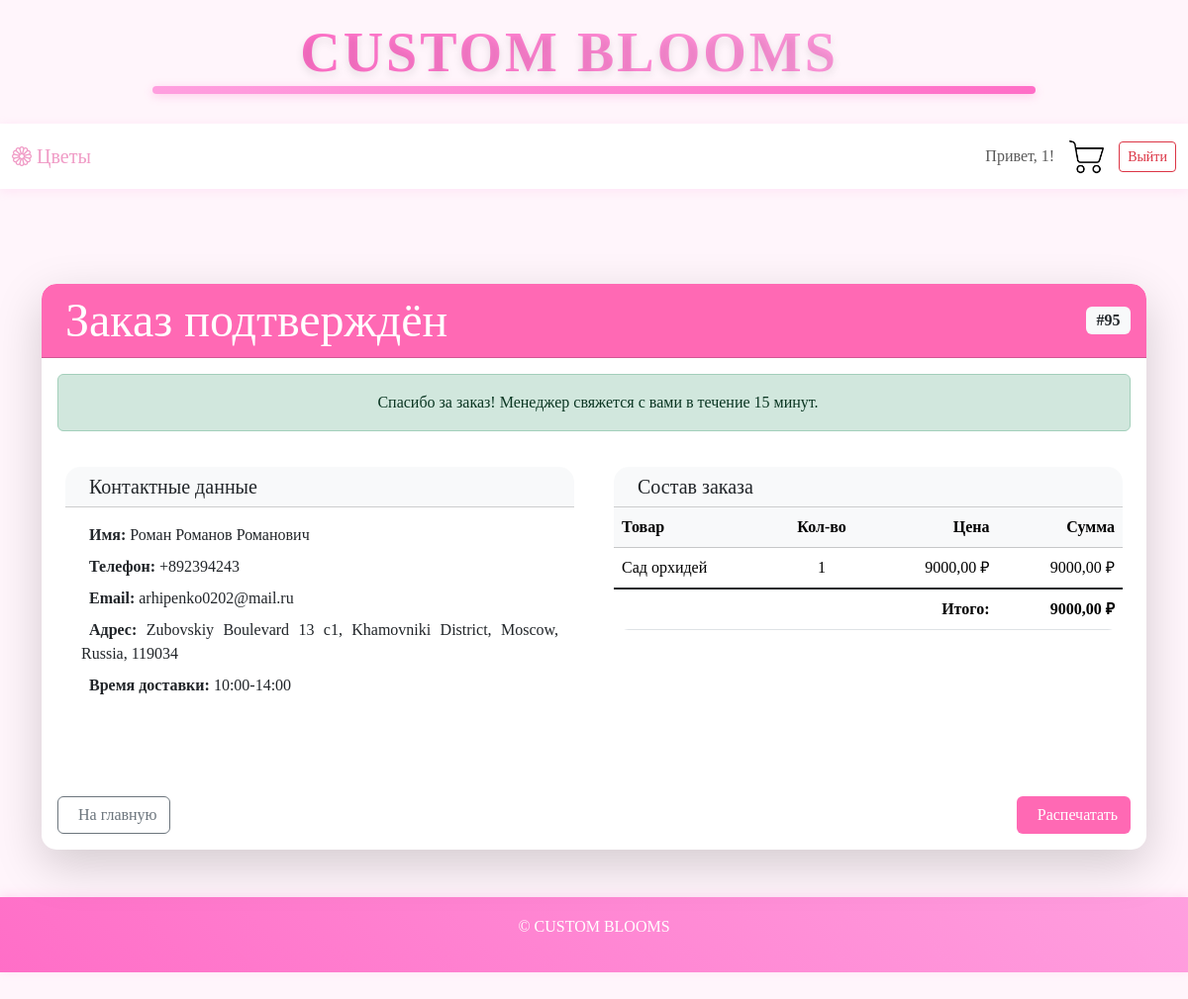
Screenshot of /order/success/95/ (signed in) with the database file from the repository.
### blog/models.py (models this page shows, shortened)
class Order(models.Model):
    user = models.ForeignKey(User, on_delete=models.CASCADE)
    created_at = models.DateTimeField(auto_now_add=True)
    total_amount = models.DecimalField(max_digits=10, decimal_places=2)
    address = models.CharField(max_length=255)
    customer_name = models.CharField(max_length=100)
    phone = models.CharField(max_length=20)
    email = models.EmailField()
    delivery_time = models.CharField(max_length=50)
    status_order = models.CharField(max_length=20, default='processing')
    comment = models.TextField(blank=True, null=True, verbose_name='Комментарий к заказу')
    class Meta:
        verbose_name = "Заказ"
        verbose_name_plural = "Заказы"

class OrderTime(models.Model):
    order = models.ForeignKey(Order, on_delete=models.CASCADE, verbose_name='заказ')
    flower = models.ForeignKey(Flowers, on_delete=models.CASCADE, verbose_name='цветок')
    quantity = models.PositiveIntegerField(
        verbose_name='количество',
    )
    unit_price = models.DecimalField(
        verbose_name='цена за единицу',
        max_digits=10,
        decimal_places=2,
        editable=False,  # нельзя редактировать
    )
    def get_total(self):
        if self.unit_price is None or self.quantity is None:
            return 0  # Если одно из значений None, возвращаем 0
        return self.unit_price * self.quantity
    class Meta:
        verbose_name = 'позиция'
        verbose_name_plural = 'позиции'

class Flowers(models.Model):
    title = models.CharField(
        verbose_name='название',
        max_length=255,
    )
    description = models.TextField(
        verbose_name='описание',
    )
    price = models.DecimalField(
        max_digits=10,
        decimal_places=2,
    )
    stock = models.IntegerField(
        default=0,
        verbose_name='количество в наличии',
    )
    category = models.ForeignKey(
        Category,
        on_delete=models.CASCADE,
        verbose_name='категория',
    )
    date_add = models.DateTimeField(
        auto_now_add=True,
        verbose_name='дата добавления',
    )
    image = models.ImageField(
        verbose_name='картинки',
        upload_to='uploads/',
    )
    image_two = models.ImageField(
        verbose_name='вторая картинка',
        upload_to='uploads/',
    )
    class Meta:
        verbose_name = 'цветок'
        verbose_name_plural = 'цветы'

### blog/views.py (the view)
# urls.py: path('order/success/<int:order_id>/', order_success, name='order_success'),
def order_success(request, order_id):
    try:
        order = get_object_or_404(Order, id=order_id)
        print(f"Адрес заказа: {order.address}")  # Проверка, что адрес передается корректно
        if request.user != order.user:
            raise Http404("Это не ваш заказ")
        return render(request, 'blog/order_success.html', {
            'order': order,
            'order_items': order.ordertime_set.all()
        })
    except Exception as e:
        print(f"Ошибка в order_success: {str(e)}")
        raise Http404("Произошла ошибка при отображении заказа")

### templates/blog/order_success.html (shortened to what this page needs)
{% extends 'blog/index.html' %}
{%  load static %}
{% block content %}
<link rel="stylesheet" href="{% static 'blog/css/styles.css' %}">
<div class="container mt-4 mb-5">
    <div class="card border-0 shadow-lg">
        <div class="card-header bg-pink text-white">
            <div class="d-flex justify-content-between align-items-center">
                <h2 class="mb-0">Заказ подтверждён</h2>
                <span class="badge bg-light text-dark fs-6">#{{ order.id }}</span>
            </div>
        </div>
        <div class="card-body">
            <div class="alert alert-success">
                Спасибо за заказ! Менеджер свяжется с вами в течение 15 минут.
            </div>
            <div class="row">
                <div class="col-md-6">
                    <div class="card mb-4">
                        <div class="card-header bg-light">
                            <h5 class="mb-0">Контактные данные</h5>
                        </div>
                        <div class="card-body">
                            <ul class="list-unstyled">
                                <li class="mb-2"><strong>Имя:</strong> {{ order.customer_name }}</li>
                                <li class="mb-2"><strong>Телефон:</strong> {{ order.phone }}</li>
                                <li class="mb-2"><strong>Email:</strong> {{ order.email }}</li>
                                <li class="mb-2"><strong>Адрес:</strong> {{ order.address }}</li>
                                <li><strong>Время доставки:</strong> {{ order.delivery_time }}</li>
                            </ul>
                        </div>
                    </div>
                </div>
                <div class="col-md-6">
                    <div class="card">
                        <div class="card-header bg-light">
                            <h5 class="mb-0">Состав заказа</h5>
                        </div>
                        <div class="card-body p-0">
                            <div class="table-responsive">
                                <table class="table table-hover mb-0">
                                    <thead class="table-light">
                                        <tr>
                                            <th>Товар</th>
                                            <th class="text-center">Кол-во</th>
                                            <th class="text-end">Цена</th>
                                            <th class="text-end">Сумма</th>
                                        </tr>
                                    </thead>
                                    <tbody>
                                        {% for item in order.ordertime_set.all %}
                                        <tr>
                                            <td>{{ item.flower.title }}</td>
                                            <td class="text-center">{{ item.quantity }}</td>
                                            <td class="text-end">{{ item.unit_price }} ₽</td>
                                            <td class="text-end">{{ item.get_total|default:item.unit_price }} ₽</td>
                                        </tr>
                                        {% endfor %}
                                    </tbody>
                                    <tfoot class="table-group-divider">
                                        <tr>
                                            <th colspan="3" class="text-end">Итого:</th>
                                            <th class="text-end">{{ order.total_amount }} ₽</th>
                                        </tr>
                                    </tfoot>
                                </table>
                            </div>
                        </div>
                    </div>
                </div>
            </div>
            <div class="d-flex justify-content-between mt-4">
                <a href="{% url 'index' %}" class="btn btn-outline-secondary">
                    На главную
                </a>
                <button class="btn btn-pink" onclick="window.print()">
                    Распечатать
                </button>
            </div>
        </div>
    </div>
</div>
{% endblock %}

### templates/blog/index.html (shortened to what this page needs)
{% load static %}
<!DOCTYPE html>
<html lang="ru">
<head>
    <link href="https://cdn.jsdelivr.net/npm/bootstrap@5.3.3/dist/css/bootstrap.min.css" rel="stylesheet">
    <link rel="stylesheet" href="{% static 'blog/css/styles.css' %}">
    <link rel="stylesheet" href="https://cdn.jsdelivr.net/npm/bootstrap-icons@1.11.1/font/bootstrap-icons.css">
</head>
<body>
    <header class="px-3" style="background-color: var(--bg-color);">
        <div class="container text-center position-relative">
            <a href="{% url 'index' %}" class="text-decoration-none">
                <h1 class="m-0 site-title">CUSTOM BLOOMS</h1>
            </a>
            <div class="header-line"></div>
        </div>
    </header>
    <nav class="navbar navbar-expand-lg navbar-light">
        <div class="container-fluid">
            <a class="navbar-brand" href="#" style="color:rgb(240, 155, 198);">
                <i class="bi bi-flower1"></i> Цветы
            </a>
            <div class="collapse navbar-collapse" id="navbarNav">
                <div class="ms-auto d-flex align-items-center gap">
                    {% if user.is_authenticated %}
                        <span class="navbar-text">Привет, {{ user.username }}!</span>
                        <a href="{% url 'basket' %}">
                            <img src="{% static 'blog/decor_images/k.png' %}" class="icon" alt="Корзина">
                        </a>
                        <a href="{% url 'logout' %}" class="btn btn-sm btn-outline-danger">Выйти</a>
                    {% else %}
                        <a href="{% url 'login' %}" class="btn btn-sm btn-custom">Авторизоваться</a>
                    {% endif %}
                </div>
            </div>
        </div>
    </nav>
    <main class="container-fluid my-5 p-0">
    <div class="container text-center" style="max-width: 1200px; margin: 0 auto;">
        <div class="row row-cols-1 row-cols-md-3 g-4 mt-5 justify-content-center">
            {% for flower in flowers %}
            <div class="col">
                <div class="card h-100 shadow-sm flower-card">
                    <a href="{% url 'flower_detail' flower.id %}" class="flower-card-img-container">
                        <img src="{{ flower.image.url }}"
                            class="flower-card-img"
                            alt="{{ flower.title }}">
                    </a>
                    <div class="flower-card-body">
                        <a href="{% url 'flower_detail' flower.id %}" class="text-decoration-none text-dark">
                            <h5 class="card-title flower-card-title">{{ flower.title }}</h5>
                            <p class="flower-card-price">{{ flower.price }} ₽</p>
                        </a>
                    </div>
                    <div class="flower-card-footer">
                        <form action="{% url 'add_basket' %}" id="myForm" method="post">
                            {% csrf_token %}
                            <input type="hidden" name="flower_id" value="{{ flower.id }}">
                            <button class="btn btn-custom w-100 add-to-cart" data-flower-id="{{ flower.id }}">
                                <i class="bi bi-cart-plus"></i> Добавить в корзину
                            </button>
                        </form>
                    </div>
                </div>
            </div>
            {% empty %}
            <div style="width:100% !important" class="col-12">
                {% block content %}
                {% endblock %}
            </div>
            {% endfor %}
        </div>
    </div>
    <footer class="text-white text-center p-3">
        <p>&copy; CUSTOM BLOOMS</p>
    </footer>
</body>
</html>

### static/blog/css/styles.css (style rules this page uses)
body { font-family: 'Georgia', serif; color: var(--text-color); }
.site-title { font-family: 'Georgia', serif; }

### templates/blog/index.html (style rules this page uses)
:root { --main-color: #FF9FDF; --hover-color: #FF6EC7; --bg-color: #FFF5FB; --text-color: #5A2D50; }
.site-title { font-family: 'Georgia', sans-serif; font-weight: 700; font-size: 3.5rem; letter-spacing: 3px; background: linear-gradient(45deg, #FF6EC7, #FF9FDF); -webkit-background-clip: text; background-clip: text; color: transparent; text-shadow: 0 4px 8px rgba(0,0,0,0.1); position: relative; display: inline-block; padding-right: 50px; margin-bottom: 10px; }
.navbar-text { font-weight: bold; }
body { font-family: 'Georgia', sans-serif; background-color: var(--bg-color); color: var(--text-color); padding-top: 20px; }
.header-line { height: 8px; background: linear-gradient(90deg, #FF9FDF, #FF6EC7); margin: 0 auto 30px; width: 80%; border-radius: 4px; box-shadow: 0 2px 10px rgba(255, 110, 199, 0.3); }
.navbar { background-color: white !important; box-shadow: 0 2px 10px rgba(255, 159, 223, 0.2); padding: 13px 0; }
.card { border: none; border-radius: 12px; overflow: hidden; transition: all 0.3s ease; background-color: white; }
footer { background: linear-gradient(45deg, #FF6EC7, #FF9FDF) !important; box-shadow: 0 -2px 10px rgba(255, 159, 223, 0.3); }
.icon { width: 35px; height: 35px; }
.ms-auto { margin-left: auto; }
.gap { gap: 15px; }
.navbar-text { font-weight: 500; }
.btn-outline-danger { color: #dc3545; border-color: #dc3545; }
img { width: 100%; height: auto; object-fit: cover; }
h3, p { text-align: center; }
.col-md-6 { display: block; text-align: justify; max-width: 800px; margin: 0 auto; padding: 20px; }
p { line-height: 1.8; margin-bottom: 15px; }
.row { align-items: flex-start; }
h2 { margin-bottom: 20px; font-size: 3rem; text-align: justify; }
html, body { overflow-x: hidden; }

### templates/blog/order_success.html (style rules this page uses)
.bg-pink { background-color: #ff69b4 !important; }
.btn-pink { background-color: #ff69b4; color: white; }
.card { border-radius: 15px; }
.card-header { border-radius: 15px 15px 0 0 !important; }
.table th { font-weight: 600; }

### rows the page displays
Order: id "95", customer_name "Роман Романов Романович", phone "+892394243", email "arhipenko0202@mail.ru", address "Zubovskiy Boulevard 13 с1, Khamovniki District, Moscow, Russia, 119034", delivery_time "10:00-14:00", total_amount "9000,00"
OrderTime: flower "Сад орхидей", quantity "1", unit_price "9000,00", get_total "9000,00"

### other values shown
{{ user.username }} "1"
